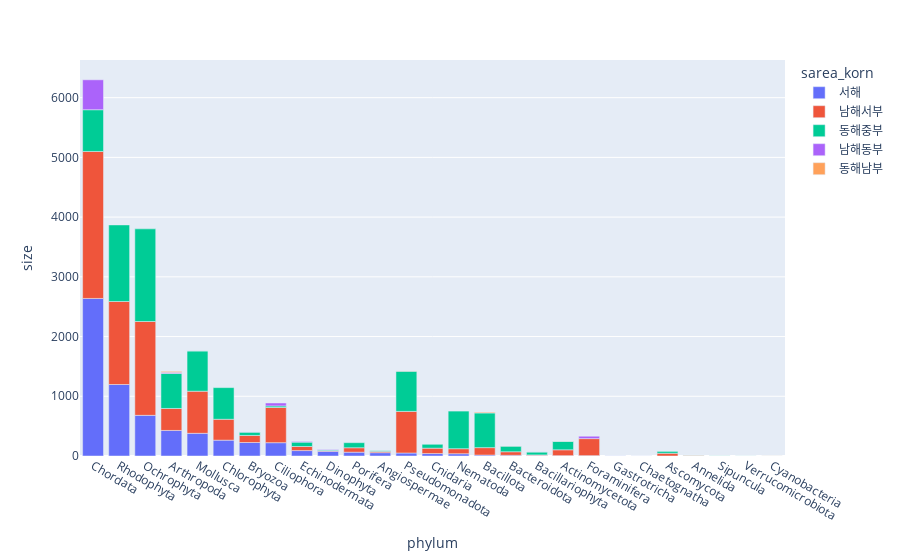

Source (notebook cell):
### Code cell
# 집계 결과 차트 시각화 
fig = px.bar(df_size_sort, x="phylum", y="size", color="sarea_korn")
fig.show()

### Figure 1 — Plotly figure (JSON) as saved in the notebook; plotly's stock layout.template omitted (floating-point values rounded to 4 significant figures)
{"data": [{"alignmentgroup": "True", "hovertemplate": "sarea_korn=서해<br>phylum=%{x}<br>size=%{y}<extra></extra>", "legendgroup": "서해", "marker": {"color": "#636efa", "pattern": {"shape": ""}}, "name": "서해", "offsetgroup": "서해", "orientation": "v", "showlegend": true, "textposition": "auto", "type": "bar", "x": ["Chordata", "Rhodophyta", "Ochrophyta", "Arthropoda", "Mollusca", "Chlorophyta", "Bryozoa", "Ciliophora", "Echinodermata", "Dinophyta", "Porifera", "Angiospermae", "Pseudomonadota", "Cnidaria", "Nematoda", "Bacillota", "Bacteroidota", "Bacillariophyta", "Actinomycetota", "Foraminifera", "Gastrotricha", "Chaetognatha"], "xaxis": "x", "y": [2638, 1197, 681, 428, 380, 265, 226, 223, 91, 79, 64, 56, 50, 41, 38, 16, 12, 8, 6, 6, 2, 1], "yaxis": "y"}, {"alignmentgroup": "True", "hovertemplate": "sarea_korn=남해서부<br>phylum=%{x}<br>size=%{y}<extra></extra>", "legendgroup": "남해서부", "marker": {"color": "#EF553B", "pattern": {"shape": ""}}, "name": "남해서부", "offsetgroup": "남해서부", "orientation": "v", "showlegend": true, "textposition": "auto", "type": "bar", "x": ["Chordata", "Ochrophyta", "Rhodophyta", "Mollusca", "Pseudomonadota", "Ciliophora", "Arthropoda", "Chlorophyta", "Foraminifera", "Bacillota", "Bryozoa", "Actinomycetota", "Cnidaria", "Nematoda", "Porifera", "Echinodermata", "Bacteroidota", "Ascomycota", "Angiospermae", "Dinophyta", "Bacillariophyta", "Annelida"], "xaxis": "x", "y": [2461, 1571, 1390, 705, 697, 589, 368, 350, 285, 124, 118, 98, 90, 84, 74, 68, 59, 46, 21, 10, 10, 7], "yaxis": "y"}, {"alignmentgroup": "True", "hovertemplate": "sarea_korn=동해중부<br>phylum=%{x}<br>size=%{y}<extra></extra>", "legendgroup": "동해중부", "marker": {"color": "#00cc96", "pattern": {"shape": ""}}, "name": "동해중부", "offsetgroup": "동해중부", "orientation": "v", "showlegend": true, "textposition": "auto", "type": "bar", "x": ["Ochrophyta", "Rhodophyta", "Chordata", "Mollusca", "Pseudomonadota", "Nematoda", "Arthropoda", "Bacillota", "Chlorophyta", "Actinomycetota", "Bacteroidota", "Porifera", "Echinodermata", "Cnidaria", "Bryozoa", "Bacillariophyta", "Ascomycota", "Ciliophora", "Dinophyta", "Angiospermae", "Annelida", "Sipuncula", "Verrucomicrobiota"], "xaxis": "x", "y": [1551, 1282, 699, 675, 673, 630, 586, 581, 530, 142, 95, 85, 73, 65, 56, 50, 31, 26, 13, 11, 4, 2, 1], "yaxis": "y"}, {"alignmentgroup": "True", "hovertemplate": "sarea_korn=남해동부<br>phylum=%{x}<br>size=%{y}<extra></extra>", "legendgroup": "남해동부", "marker": {"color": "#ab63fa", "pattern": {"shape": ""}}, "name": "남해동부", "offsetgroup": "남해동부", "orientation": "v", "showlegend": true, "textposition": "auto", "type": "bar", "x": ["Chordata", "Ciliophora", "Foraminifera", "Arthropoda", "Echinodermata", "Dinophyta", "Bryozoa", "Mollusca", "Bacillariophyta"], "xaxis": "x", "y": [501, 50, 40, 19, 12, 8, 3, 1, 1], "yaxis": "y"}, {"alignmentgroup": "True", "hovertemplate": "sarea_korn=동해남부<br>phylum=%{x}<br>size=%{y}<extra></extra>", "legendgroup": "동해남부", "marker": {"color": "#FFA15A", "pattern": {"shape": ""}}, "name": "동해남부", "offsetgroup": "동해남부", "orientation": "v", "showlegend": true, "textposition": "auto", "type": "bar", "x": ["Arthropoda", "Bacillota", "Annelida", "Pseudomonadota", "Bacteroidota", "Actinomycetota", "Cyanobacteria"], "xaxis": "x", "y": [16, 13, 5, 4, 2, 2, 1], "yaxis": "y"}], "layout": {"barmode": "relative", "legend": {"title": {"text": "sarea_korn"}, "tracegroupgap": 0}, "margin": {"t": 60}, "xaxis": {"anchor": "y", "domain": [0, 1], "title": {"text": "phylum"}}, "yaxis": {"anchor": "x", "domain": [0, 1], "title": {"text": "size"}}}}
